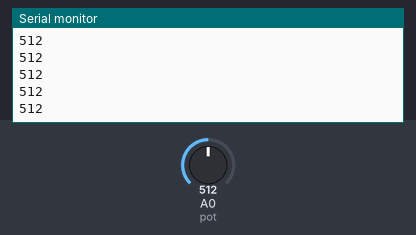
A sketch run on a simulated Arduino Uno, built with avr-gcc and run on an emulated ATmega328P. Shown: the last lines printed to the serial monitor. Inputs (shaded band) come from the test bench; at power-on: A0 (pot) = 512.

Above: at 1.2 s.
1.3 s: A0 (pot) set to 716
At 2.1 s:
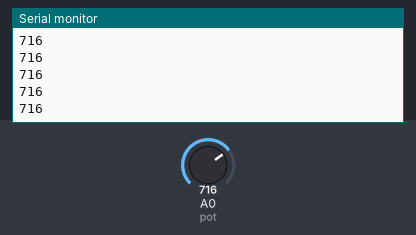
2.8 s: A0 (pot) set to 900
At 3.5 s:
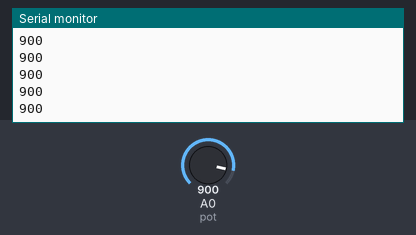
Timing chart, 0 to 5.8 s (numbered marks = the images above; inputs shaded):
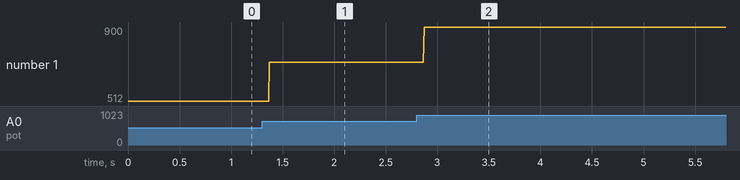

The sketch:

GraficasArduino-Python.ino
```cpp
#define pot A0
int lectura;

void setup() {
  Serial.begin(9600);
}

void loop() {
  lectura = analogRead(pot);
  Serial.println(lectura);
}
```

Measured:
- after the input at 1.3 s, the serial monitor: prints a new line after 0.07 s (image 1)
- after the input at 2.8 s, the serial monitor: prints a new line after 0.07 s (image 2)
- plotted number 1: 512 → 716 after the input at 1.3 s, 716 → 900 after the input at 2.8 s
